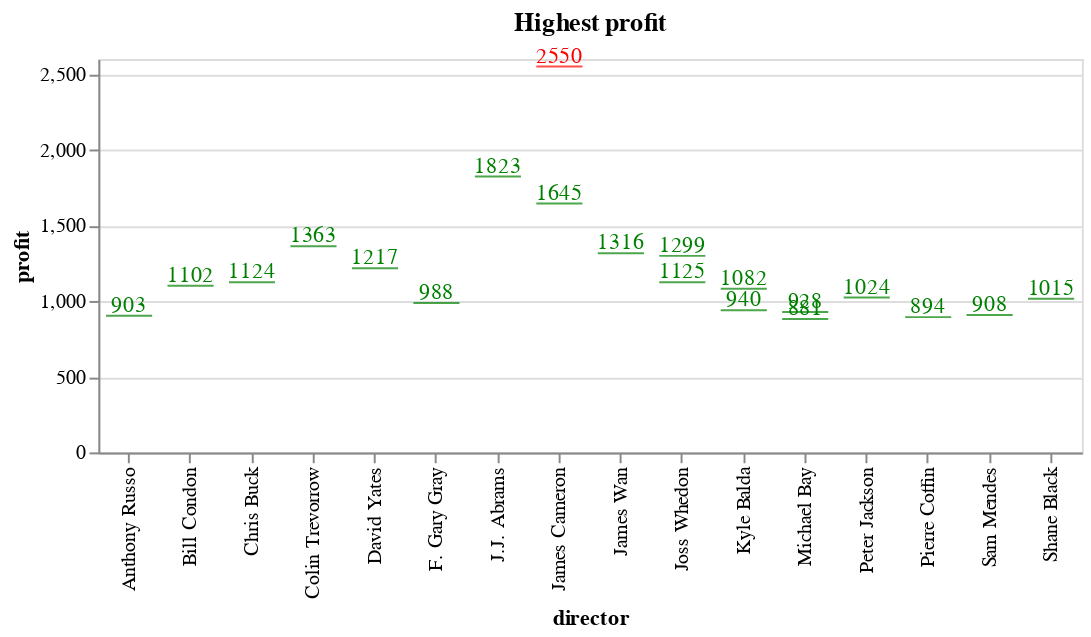

Notebook source saved alongside this figure:
### Markdown cell above
### Which director's movie got maximum profit?

### Code cell
# Highest profit movies.
hpt = director.sort_values(by='profit', ascending=False)
hpt.dropna(inplace=True)
hpt.profit = hpt.profit.astype("int")

points = alt.Chart(hpt.head(20)).mark_tick().encode(
    x='director:O',
    y='profit:Q',
    color = alt.condition(
        datum.profit == np.amax(hpt['profit']),
        alt.value('red'),
        alt.value('green')
    ),
    tooltip=['title', 'director', 'profit'] # shows movies name
).properties(
    title='Highest profit',
    height=200,
    width=500
)
text = points.mark_text(
    align='center', # center left right
    baseline='bottom', # top middle
    dx=0  # Nudges text to right so it doesn't appear on top of the bar
).encode(
    text='profit:Q',
)
alt.layer(points, text)

### Figure 1 — Vega-Lite specification as saved in the notebook (floating-point values rounded to 4 significant figures)
{"config": {"view": {"continuousWidth": 400, "continuousHeight": 300}}, "layer": [{"mark": "tick", "encoding": {"color": {"condition": {"value": "red", "test": "(datum.profit === 2550)"}, "value": "green"}, "tooltip": [{"type": "nominal", "field": "title"}, {"type": "nominal", "field": "director"}, {"type": "quantitative", "field": "profit"}], "x": {"type": "ordinal", "field": "director"}, "y": {"type": "quantitative", "field": "profit"}}, "height": 200, "title": "Highest profit", "width": 500}, {"mark": {"type": "text", "align": "center", "baseline": "bottom", "dx": 0}, "encoding": {"color": {"condition": {"value": "red", "test": "(datum.profit === 2550)"}, "value": "green"}, "text": {"type": "quantitative", "field": "profit"}, "tooltip": [{"type": "nominal", "field": "title"}, {"type": "nominal", "field": "director"}, {"type": "quantitative", "field": "profit"}], "x": {"type": "ordinal", "field": "director"}, "y": {"type": "quantitative", "field": "profit"}}, "height": 200, "title": "Highest profit", "width": 500}], "data": {"name": "data-ab95618272b11a3a2397654d1837d7a5"}, "$schema": "https://vega.github.io/schema/vega-lite/v4.8.1.json", "datasets": {"data-ab95618272b11a3a2397654d1837d7a5": [{"title": "Avatar", "director": "James Cameron", "revenue": 2788.0, "budget": 237.0, "profit": 2550, "returns": 11.76}, {"title": "Star Wars: The Force Awakens", "director": "J.J. Abrams", "revenue": 2068.0, "budget": 245.0, "profit": 1823, "returns": 8.44}, {"title": "Titanic", "director": "James Cameron", "revenue": 1845.0, "budget": 200.0, "profit": 1645, "returns": 9.23}, {"title": "Jurassic World", "director": "Colin Trevorrow", "revenue": 1514.0, "budget": 150.0, "profit": 1363, "returns": 10.09}, {"title": "Furious 7", "director": "James Wan", "revenue": 1506.0, "budget": 190.0, "profit": 1316, "returns": 7.93}, {"title": "The Avengers", "director": "Joss Whedon", "revenue": 1520.0, "budget": 220.0, "profit": 1299, "returns": 6.91}, {"title": "Harry Potter and the Deathly Hallows: Part 2", "director": "David Yates", "revenue": 1342.0, "budget": 125.0, "profit": 1217, "returns": 10.74}, {"title": "Avengers: Age of Ultron", "director": "Joss Whedon", "revenue": 1405.0, "budget": 280.0, "profit": 1125, "returns": 5.02}, {"title": "Frozen", "director": "Chris Buck", "revenue": 1274.0, "budget": 150.0, "profit": 1124, "returns": 8.49}, {"title": "Beauty and the Beast", "director": "Bill Condon", "revenue": 1263.0, "budget": 160.0, "profit": 1102, "returns": 7.89}, {"title": "Minions", "director": "Kyle Balda", "revenue": 1157.0, "budget": 74.0, "profit": 1082, "returns": 15.63}, {"title": "The Lord of the Rings: The Return of the King", "director": "Peter Jackson", "revenue": 1119.0, "budget": 94.0, "profit": 1024, "returns": 11.9}, {"title": "Iron Man 3", "director": "Shane Black", "revenue": 1215.0, "budget": 200.0, "profit": 1015, "returns": 6.08}, {"title": "The Fate of the Furious", "director": "F. Gary Gray", "revenue": 1239.0, "budget": 250.0, "profit": 988, "returns": 4.96}, {"title": "Despicable Me 3", "director": "Kyle Balda", "revenue": 1020.0, "budget": 80.0, "profit": 940, "returns": 12.75}, {"title": "Transformers: Dark of the Moon", "director": "Michael Bay", "revenue": 1124.0, "budget": 195.0, "profit": 928, "returns": 5.76}, {"title": "Skyfall", "director": "Sam Mendes", "revenue": 1109.0, "budget": 200.0, "profit": 908, "returns": 5.54}, {"title": "Captain America: Civil War", "director": "Anthony Russo", "revenue": 1153.0, "budget": 250.0, "profit": 903, "returns": 4.61}, {"title": "Despicable Me 2", "director": "Pierre Coffin", "revenue": 970.8, "budget": 76.0, "profit": 894, "returns": 12.77}, {"title": "Transformers: Age of Extinction", "director": "Michael Bay", "revenue": 1091.0, "budget": 210.0, "profit": 881, "returns": 5.2}]}}
